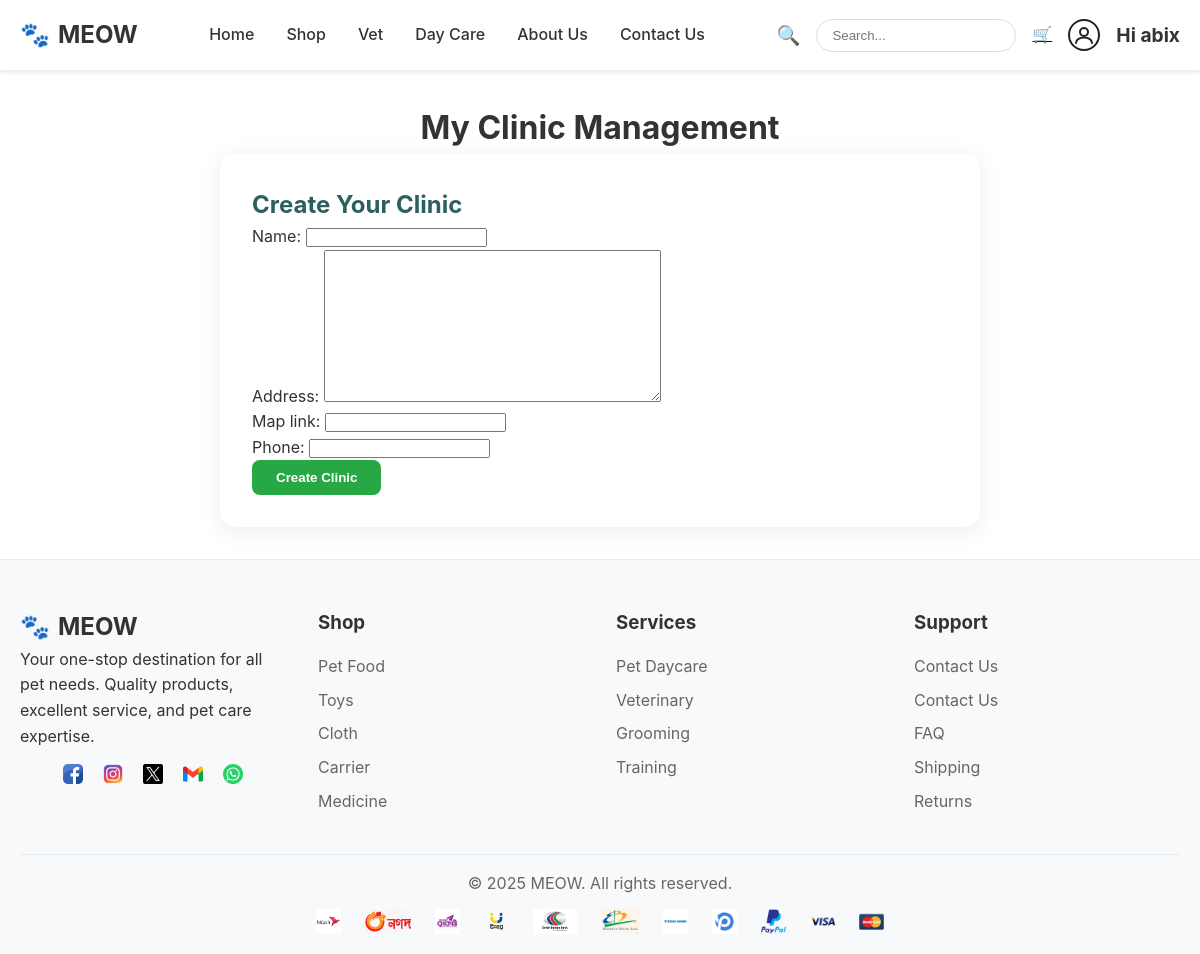
The app's page /vets/my-clinic/ (signed in), older data.
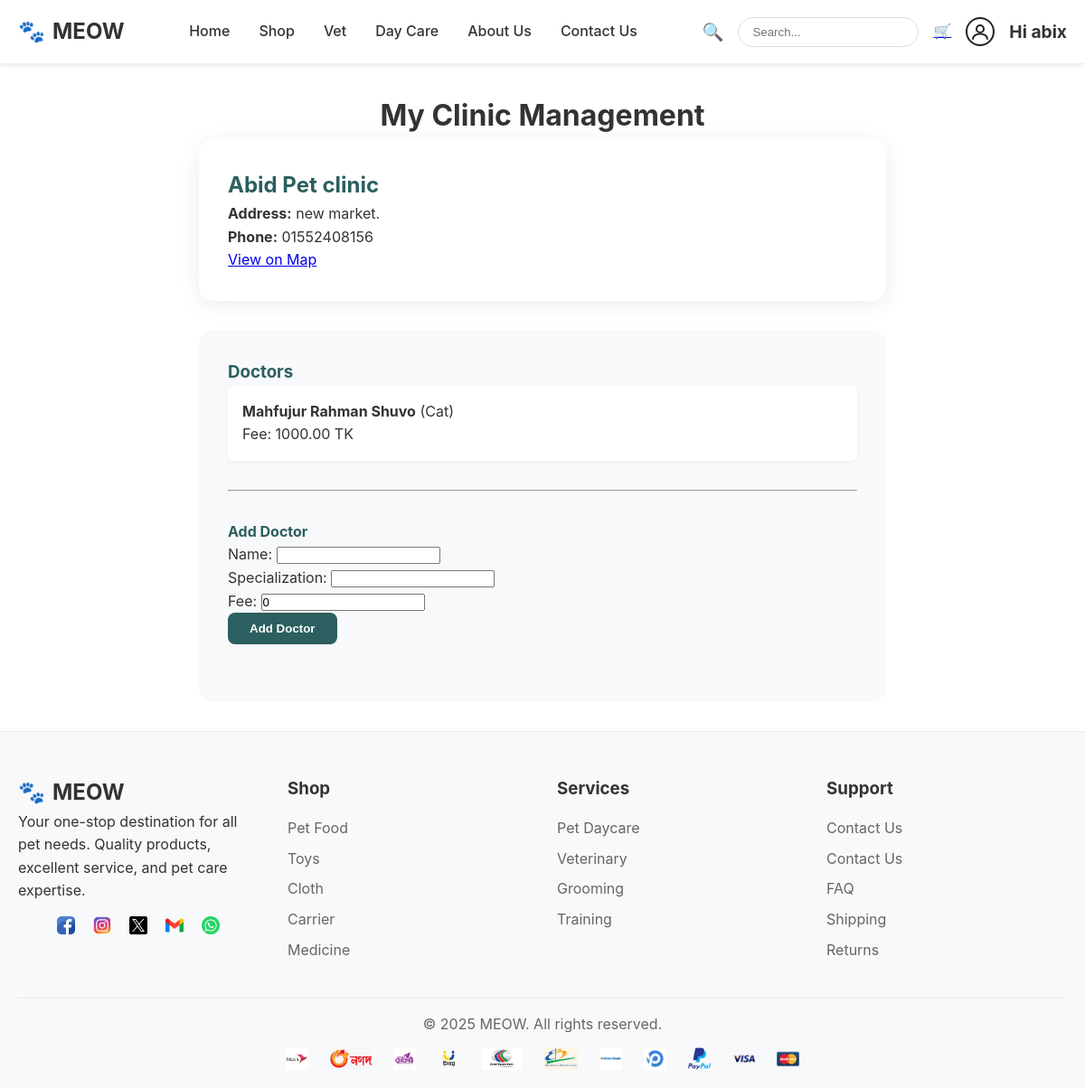
The same page, newer data.
### users/models.py (models this page shows, shortened)
class CustomUser(AbstractUser):
    user_type = models.CharField(max_length=10, choices=USER_TYPE_CHOICES, default='user')
    is_seller = models.BooleanField(default=False)
    is_clinic = models.BooleanField(default=False)
    is_approved = models.BooleanField(default=False)
    photo = models.ImageField(upload_to='profile_photos/', blank=True, null=True)

### vets/models.py (models this page shows, shortened)
class VetClinic(models.Model):
    owner   = models.ForeignKey(CustomUser, on_delete=models.CASCADE)
    name    = models.CharField(max_length=200)
    address = models.TextField()
    map_link= models.URLField(blank=True)
    phone   = models.CharField(max_length=20, blank=True)

class Doctor(models.Model):
    clinic = models.ForeignKey(VetClinic, on_delete=models.CASCADE)
    name   = models.CharField(max_length=120)
    specialization = models.CharField(max_length=120, blank=True)
    fee    = models.DecimalField(max_digits=8, decimal_places=2, default=0)

### vets/views.py (the view, shortened to what this page needs)
# urls.py: path("my-clinic/", views.my_clinic, name="my_clinic"),
@login_required
def my_clinic(request):
    user = request.user
    if not (user.is_clinic and user.is_approved):
        messages.error(request, "You must be an approved clinic user to manage a clinic.")
        return redirect('users:profile')
    clinic = VetClinic.objects.filter(owner=user).first()
    if clinic:
        doctors = Doctor.objects.filter(clinic=clinic)
        doctor_form = DoctorForm()
        return render(request, 'vets/my_clinic.html', {'clinic': clinic, 'doctors': doctors, 'doctor_form': doctor_form})
    else:
        if request.method == 'POST':
            form = VetClinicForm(request.POST)
            if form.is_valid():
                new_clinic = form.save(commit=False)
                new_clinic.owner = user
                new_clinic.save()
                messages.success(request, "Clinic created successfully!")
                return redirect('vets:my_clinic')
        else:
            form = VetClinicForm()
        return render(request, 'vets/my_clinic.html', {'form': form})

### vets/views.py
class DoctorForm(forms.ModelForm):
    class Meta:
        model = Doctor
        fields = ['name', 'specialization', 'fee']

### shop/context_processors.py (called while the page is built)
def cart_context(request):
    cart = request.session.get('cart', {})
    if isinstance(cart, list):
        cart_count = len(cart)
    else:
        cart_count = sum(cart.values()) if cart else 0
    return {
        'cart_count': cart_count
    }

### templates/vets/my_clinic.html (shortened to what this page needs)
{% extends "base.html" %}
{% block content %}
<div style="max-width:800px;margin:2rem auto;padding:0 20px;">
    <h1 style="text-align:center;">My Clinic Management</h1>
    {% if clinic %}
        <div style="background:#fff;padding:2rem;border-radius:16px;box-shadow:0 4px 24px rgba(0,0,0,0.08);margin-bottom:2rem;">
            <h2 style="color:#2c5f5f;">{{ clinic.name }}</h2>
            <p><strong>Address:</strong> {{ clinic.address }}</p>
            {% if clinic.phone %}<p><strong>Phone:</strong> {{ clinic.phone }}</p>{% endif %}
            {% if clinic.map_link %}<p><a href="{{ clinic.map_link }}" target="_blank">View on Map</a></p>{% endif %}
        </div>
        <div style="background:#f8f9fa;padding:2rem;border-radius:16px;">
            <h3 style="color:#2c5f5f;">Doctors</h3>
            {% if doctors %}
                <ul style="list-style:none;padding:0;">
                {% for doctor in doctors %}
                    <li style="margin-bottom:1rem;padding:1rem;background:#fff;border-radius:8px;box-shadow:0 2px 8px rgba(0,0,0,0.04);">
                        <strong>{{ doctor.name }}</strong> ({{ doctor.specialization }})<br>
                        <span>Fee: {{ doctor.fee }} TK</span>
                    </li>
                {% endfor %}
                </ul>
            {% else %}
                <p>No doctors added yet.</p>
            {% endif %}
            <hr style="margin:2rem 0;">
            <h4 style="color:#2c5f5f;">Add Doctor</h4>
            <form method="post" style="margin-bottom:2rem;">
                {{ doctor_form.as_p }}
                <button type="submit" name="add_doctor" style="background:#2c5f5f;color:#fff;padding:10px 24px;border:none;border-radius:8px;font-weight:600;cursor:pointer;">Add Doctor</button>
            </form>
        </div>
    {% elif form %}
        <div style="background:#fff;padding:2rem;border-radius:16px;box-shadow:0 4px 24px rgba(0,0,0,0.08);">
            <h2 style="color:#2c5f5f;">Create Your Clinic</h2>
            <form method="post">
                {{ form.as_p }}
                <button type="submit" style="background:#28a745;color:#fff;padding:10px 24px;border:none;border-radius:8px;font-weight:600;cursor:pointer;">Create Clinic</button>
            </form>
        </div>
    {% else %}
        <p style="text-align:center;">You are not authorized to manage a clinic.</p>
    {% endif %}
</div>
{% endblock %}

### templates/base.html (shortened to what this page needs)
{% load static %}
<!DOCTYPE html>
<html lang="en">
<head>
</head>
<body>
<header>
    <div class="container">
        <div class="header-content">
            <div class="logo">MEOW</div>
            <nav>
                <ul>
                    <li><a href="{% url 'users:user_home_page' %}">Home</a></li>
                    <li><a href="{% url 'shop:shop' %}">Shop</a></li>
                    <li><a href="{% url 'vets:clinic_doctor_list' %}">Vet</a></li>
                    <li><a href="{% url 'vets:clinic_list' %}">Day Care</a></li>
                    <li><a href="{% url 'about_us' %}">About Us</a></li>
                    <li><a href="{% url 'contact_us' %}">Contact Us</a></li>
                </ul>
            </nav>
            <div class="header-icons">
                {% if request.resolver_match.url_name != "login" and request.resolver_match.url_name != "register" %}
                    <span>🔍</span>
                    <input type="text" placeholder="Search..." class="search-bar">
                    <a href="{% url 'shop:cart' %}">🛒</a>
                    {% if user.is_authenticated %}
                        <a href="{% url 'users:profile' %}" class="profile-link" style="display:flex;align-items:center;gap:10px;">
                            <span style="display:inline-flex;align-items:center;">
                            </span>
                        </a>
                        <span style="font-weight:700; color: #333;">Hi {{ user.username }}</span>
                    {% endif %}
                {% endif %}
            </div>
        </div>
    </div>
</header>
<main>
    {% block content %}{% endblock %}
</main>
<footer>
    <div class="container">
        <div class="footer-content">
            <div class="footer-section">
                <div class="logo">MEOW</div>
                <p>Your one-stop destination for all pet needs. Quality products, excellent service, and pet care expertise.</p>
                <div class="social-icons">
                    <a href="https://www.facebook.com" target="_blank" class="social-icon">
                        <img src="{% static 'images/social_icon/facebook.png' %}" alt="Facebook">
                    </a>
                    <a href="https://www.instagram.com" target="_blank" class="social-icon">
                        <img src="{% static 'images/social_icon/instagram.png' %}" alt="Instagram">
                    </a>
                    <a href="https://www.twitter.com" target="_blank" class="social-icon">
                        <img src="{% static 'images/social_icon/twitter.png' %}" alt="Twitter">
                    </a>
                    <a href="mailto:yourmail@gmail.com" target="_blank" class="social-icon">
                        <img src="{% static 'images/social_icon/gmail.png' %}" alt="Gmail">
                    </a>
                    <a href="https://wa.me/1234567890" target="_blank" class="social-icon">
                        <img src="{% static 'images/social_icon/whatsapp.png' %}" alt="WhatsApp">
                    </a>
                </div>
            </div>
            <div class="footer-section">
                <h3>Shop</h3>
                <ul>
                    <li><a href="{% url 'shop:food' %}">Pet Food</a></li>
                    <li><a href="{% url 'shop:toy' %}">Toys</a></li>
                    <li><a href="{% url 'shop:cloth' %}">Cloth</a></li>
                    <li><a href="{% url 'shop:carrier' %}">Carrier</a></li>
                    <li><a href="{% url 'shop:medicine' %}">Medicine</a></li>
                </ul>
            </div>
            <div class="footer-section">
                <h3>Services</h3>
                <ul>
                    <li><a href="#">Pet Daycare</a></li>
                    <li><a href="#">Veterinary</a></li>
                    <li><a href="#">Grooming</a></li>
                    <li><a href="#">Training</a></li>
                </ul>
            </div>
            <div class="footer-section">
                <h3>Support</h3>
                <ul>
                    <li><a href="{% url 'users:contact_us' %}">Contact Us</a></li>
                    <li><a href="{% url 'about_us' %}">Contact Us</a></li>
                    <li><a href="#">FAQ</a></li>
                    <li><a href="#">Shipping</a></li>
                    <li><a href="#">Returns</a></li>
                </ul>
            </div>
        </div>
        <div class="footer-bottom">
            <p>&copy; 2025 MEOW. All rights reserved.</p>
            <div class="payment-methods">
                <div class="payment-method"><img src="{% static 'images/icon/bkash.png' %}" alt="Bkash"></div>
                <div class="payment-method"><img src="{% static 'images/icon/Nagad.png' %}" alt="Nagad"></div>
                <div class="payment-method"><img src="{% static 'images/icon/rocket.png' %}" alt="Rocket"></div>
                <div class="payment-method"><img src="{% static 'images/icon/upay.png' %}" alt="Upay"></div>
                <div class="payment-method"><img src="{% static 'images/icon/dbbl.jpg' %}" alt="DBBL"></div>
                <div class="payment-method"><img src="{% static 'images/icon/ebl.png' %}" alt="EBL"></div>
                <div class="payment-method"><img src="{% static 'images/icon/BRAC.png' %}" alt="Brac Bank"></div>
                <div class="payment-method"><img src="{% static 'images/icon/pathao_pay.png' %}" alt="Pathao Pay"></div>
                <div class="payment-method"><img src="{% static 'images/icon/paypal.png' %}" alt="PayPal"></div>
                <div class="payment-method"><img src="{% static 'images/icon/visa.png' %}" alt="Visa"></div>
                <div class="payment-method"><img src="{% static 'images/icon/card.png' %}" alt="MasterCard"></div>
            </div>
        </div>
    </div>
</footer>
</body>
</html>

### templates/base.html (style rules this page uses)
* { margin: 0; padding: 0; box-sizing: border-box; }
body { font-family: -apple-system, BlinkMacSystemFont, 'Segoe UI', Roboto, Oxygen, Ubuntu, Cantarell, sans-serif; line-height: 1.6; color: #333; }
.container { max-width: 1200px; margin: 0 auto; padding: 0 20px; }
header { background: white; padding: 1rem 0; box-shadow: 0 2px 5px rgba(0,0,0,0.1); position: sticky; top: 0; z-index: 100; }
.header-content { display: flex; justify-content: space-between; align-items: center; }
.logo { display: flex; align-items: center; font-size: 1.5rem; font-weight: bold; color: #333; }
.logo::before { content: "🐾"; margin-right: 8px; }
nav ul { display: flex; list-style: none; gap: 2rem; }
nav a { text-decoration: none; color: #333; font-weight: 500; transition: color 0.3s; }
.header-icons { display: flex; gap: 1rem; align-items: center; }
.header-icons span { cursor: pointer; font-size: 1.2rem; }
.search-bar { padding: 8px 15px; border: 1px solid #ddd; border-radius: 20px; outline: none; width: 200px; }
footer { background: #f8f9fa; color: #333; padding: 3rem 0 1rem; border-top: 1px solid #e9ecef; }
.footer-content { display: grid; grid-template-columns: repeat(auto-fit, minmax(250px, 1fr)); gap: 2rem; margin-bottom: 2rem; }
.footer-section h3 { margin-bottom: 1rem; color: #333; font-weight: bold; }
.footer-section ul { list-style: none; }
.footer-section ul li { margin-bottom: 0.5rem; }
.footer-section ul li a { color: #666; text-decoration: none; }
.footer-bottom { border-top: 1px solid #e9ecef; padding-top: 1rem; text-align: center; color: #666; }
.footer-section p { margin-bottom: 15px; }
.social-icons { display: flex; justify-content: center; align-items: center; gap: 20px; }
.social-icon img { height: 20px; width: auto; display: block; transition: transform 0.2s; }
.payment-methods { margin-top: 0.5rem; display: flex; justify-content: center; gap: 8px; }
.payment-method { padding: 4px 8px; border-radius: 3px; font-size: 11px; font-weight: bold; color: white; }
.payment-method img { height: 25px; width: auto; display: block; }

Row changes from the older to the newer data that the page shows:
added VetClinic: name "Abid Pet clinic", address "new market.", phone "01552408156"
added Doctor: name "Mahfujur Rahman Shuvo", specialization "Cat", fee "1000.00"
Text that changed along with them:
form field fee: (not shown) → "0"
text no longer shown: "Create Your Clinic Name: Address: Map link: Phone: Create Clinic"
text now shown: "Address: Phone: View on Map Doctors Add Doctor Name: Specialization: Fee: Add Doctor"
